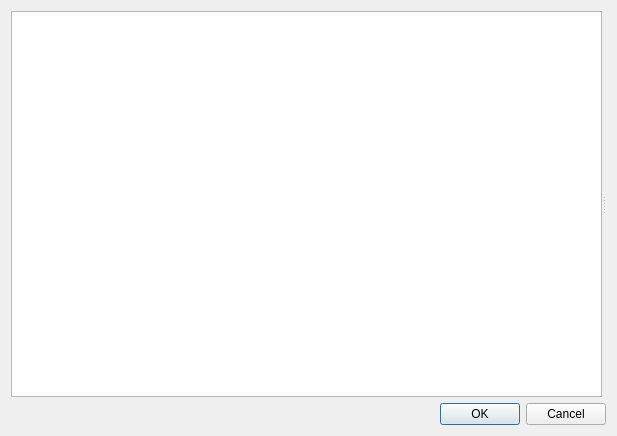
<?xml version="1.0" encoding="UTF-8"?>
<ui version="4.0">
 <class>CSettingsDialog</class>
 <widget class="QDialog" name="CSettingsDialog">
  <property name="geometry">
   <rect>
    <x>0</x>
    <y>0</y>
    <width>617</width>
    <height>436</height>
   </rect>
  </property>
  <property name="windowTitle">
   <string>Settings</string>
  </property>
  <layout class="QVBoxLayout" name="verticalLayout">
   <item>
    <widget class="QSplitter" name="splitter">
     <property name="orientation">
      <enum>Qt::Horizontal</enum>
     </property>
     <property name="opaqueResize">
      <bool>false</bool>
     </property>
     <property name="childrenCollapsible">
      <bool>false</bool>
     </property>
     <widget class="QListWidget" name="pageList"/>
     <widget class="QStackedWidget" name="pages"/>
    </widget>
   </item>
   <item>
    <widget class="QDialogButtonBox" name="buttonBox">
     <property name="orientation">
      <enum>Qt::Horizontal</enum>
     </property>
     <property name="standardButtons">
      <set>QDialogButtonBox::Cancel|QDialogButtonBox::Ok</set>
     </property>
    </widget>
   </item>
  </layout>
 </widget>
 <resources/>
 <connections>
  <connection>
   <sender>buttonBox</sender>
   <signal>accepted()</signal>
   <receiver>CSettingsDialog</receiver>
   <slot>accept()</slot>
   <hints>
    <hint type="sourcelabel">
     <x>248</x>
     <y>254</y>
    </hint>
    <hint type="destinationlabel">
     <x>157</x>
     <y>274</y>
    </hint>
   </hints>
  </connection>
  <connection>
   <sender>buttonBox</sender>
   <signal>rejected()</signal>
   <receiver>CSettingsDialog</receiver>
   <slot>reject()</slot>
   <hints>
    <hint type="sourcelabel">
     <x>316</x>
     <y>260</y>
    </hint>
    <hint type="destinationlabel">
     <x>286</x>
     <y>274</y>
    </hint>
   </hints>
  </connection>
 </connections>
</ui>
